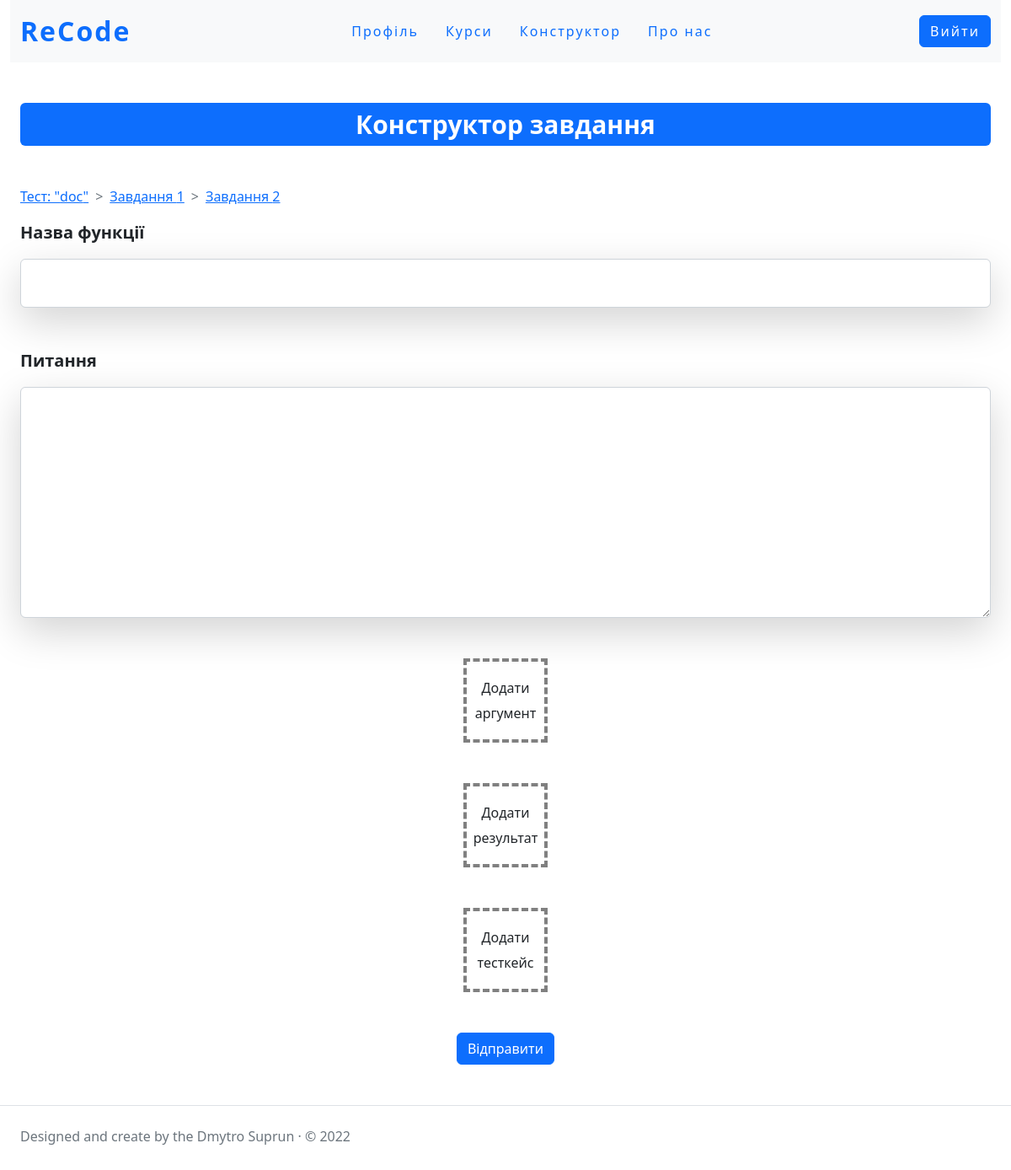
The app's page /create/doc-vid-d-suprun2023/task/ (signed in) with its own data.
### tests/models.py (models this page shows, shortened)
class TestsConfig(models.Model):
    name_test = models.CharField('Назва тесту', max_length=255)
    slug = models.SlugField('URL', max_length=255, unique=True, db_index=True, )
    theme_test = models.CharField('Опис тесту ', max_length=255)
    author_of_test = models.ForeignKey(User,on_delete=models.CASCADE, verbose_name='Автор тесту')
    max_test_result = models.FloatField('Максимальний бал тесту')
    create_func_template = models.BooleanField('Автоматичне створення шаблону функції', default=True)
    date_creating=models.DateField(auto_now_add=True)
    class Meta:
        ordering=['-pk']

class TestsSection(models.Model):
    test = models.ForeignKey('TestsConfig', on_delete=models.CASCADE)
    function_name = models.CharField('Назва функції', max_length=255)
    question = models.TextField('Завдання')
    class Meta:
        ordering=['pk']

### designer/views.py (the view)
# urls.py: path('<slug:test_slug>/task/', create_tasks_to_test, name='create_task'),
@login_required
def create_tasks_to_test(request,test_slug):
    if get_role(request) != 'teacher':
        return HttpResponse('<h1 style="text-align:center;position:relative; top:10%;">Доступ заборонено!</h1>', status=403)
    get_this_test = get_object_or_404(TestsConfig,slug=test_slug)
    get_this_test_section=TestsSection.objects.filter(test=get_this_test)
    if request.method =='POST':
        form_who_create_task = TaskCreationForm(request.POST)
        if form_who_create_task.is_valid():
            data_for_model_form={
                'test':get_this_test,
                'function_name':form_who_create_task.cleaned_data['function'],
                'question':form_who_create_task.cleaned_data['question']
            }
            model_form = CreateTaskInModelForm(data_for_model_form)
            if model_form.is_valid():
                model_form.save()
                result_input_types = union_types(request.POST,'argumentConfig', True)
                result_output_types = union_types(request.POST,'outputConfig', False)
                count_testcase = len(request.POST.getlist('inp_value'))//len(request.POST.getlist('argumentConfig'))
                count_argument = len(request.POST.getlist('argumentConfig'))
                inp_values = request.POST.getlist('inp_value')
                output_values = request.POST.getlist('out_value')
                prices = request.POST.getlist('price')
                this_test_section = get_object_or_404(TestsSection,test=data_for_model_form['test'], function_name=data_for_model_form['function_name'],question=data_for_model_form['question'] )
                for testcaseNumber in range(count_testcase):
                    index_from = testcaseNumber*count_argument
                    index_to = (index_from+count_argument)
                    form_context={
                        'section':this_test_section,
                        'input_test_data':','.join(inp_values[index_from:index_to]),
                        'input_test_data_type':result_input_types,
                        'output_test_data':output_values[testcaseNumber],
                        'output_test_data_type':result_output_types,
                        'num_of_point':prices[testcaseNumber]
                    }
                    add_task_form = DataForTestingCodeForm(form_context)
                    if add_task_form.is_valid():
                        add_task_form.save()
                return redirect(reverse('create_task',kwargs={'test_slug':get_this_test.slug}))
    else:
        form_who_create_task = TaskCreationForm()
    tasks_with_it_num = {}
    num = 0
    for task in get_this_test_section:
        num += 1
        tasks_with_it_num[task] = num
    context={
            'type':get_role(request),
            'title':'Конструктор завдань',
            'tasks':tasks_with_it_num.items(),
            'form':form_who_create_task,
            'test':get_this_test
    }
    return render(request, 'designer/task_designer.html', context=context)

### designer/forms.py (shortened to what this page needs)
class TaskCreationForm(forms.Form):
    function = forms.CharField(label='Назва функції', max_length=255,widget=forms.TextInput(attrs={ 'class':'form-control shadow-lg p-3 mb-5 bg-white mt-3 rounded '}))
    question =forms.CharField(label='Питання',widget=forms.Textarea(attrs={ 'class':'form-control shadow-lg p-3 mb-5 bg-white mt-3 rounded ','cols':20, 'rows':10}))

### staticPages/views.py (called while the page is built)
def get_role(req):
    if req.user.is_anonymous:
        return 'anonymous'
    elif len(TeacherInCourse.objects.filter(e_mail=req.user.email))==0:
        if len(StudentInCourse.objects.filter(e_mail=req.user.email))==0:
            return 'anonymousStudent'
        return 'student'
    return 'teacher'

### designer/templates/designer/task_designer.html (shortened to what this page needs)
{% extends "designer/designer_layout.html" %}
{% load static %}
{%block styles%}
    <link rel="stylesheet" href="{%static 'designer/css/course_designer.css'%}">
{%endblock%}
{%block content%}
    <h1><span class="badge bg-primary mt-5 mb-5 position">Конструктор завдання</span></h1>
    <div class="completed_task">
            <nav style="--bs-breadcrumb-divider: '>';" aria-label="breadcrumb">
                <ol class="breadcrumb">
                    <li class="breadcrumb-item"><a href="{%url 'update_test' test.slug %}">Тест: "{{test.name_test}}"</a></li>
                    {% for task,num in tasks %}
                        <li class="breadcrumb-item"><a href="{%url 'update_task' task.test.slug task.pk num %}">Завдання {{num}} </a></li>
                    {%endfor%}
                </ol>
            </nav>
    </div>
    <form  method="post" id="addTask">
        <p class="label">{{form.function.label}}</p>
        <p>{{form.function}}</p>
        <p class="label">{{form.question.label}}</p>
        <p>{{form.question}}</p>
        <div class="flex_row">
            <div class="flex_container" id="delte_input_controls" >
                <div class="addButton" onclick="addArgumentFunc()">Додати аргумент </div>
            </div>
        </div>
        <div class="flex_row">
            <div class="flex_container" id="delte_output_controls" >
                <div class="addButton" onclick="addOuptutValueFunc()">Додати результат </div>
            </div>
        </div>
        <div class="flex_row">
            <div class="flex_container" id="delete_case_controls" >
                <div class="addButton" onclick="addTestCase()">Додати тесткейс </div>
            </div>
        </div>
        <div class="flex_row mt-5">
            <div class="flex_container"  >
                <button class="btn btn-primary" type="submit">Відправити</button>
            </div>
        </div>
    </form>
{%endblock%}

### designer/static/designer/css/course_designer.css (style rules this page uses)
.position,.task_logo_pos { display:flex; align-items:center; justify-content:center; }
.addButton { height: 100px; width: 100px; border: 3px dashed #000; text-align: center; line-height: 30px; padding: 5px; }
.label { font-weight: bold; font-size: 20px; }
.addButton { width: 100px; height: 100px; border: 4px dashed gray; text-align: center; display: flex; flex-direction: row; align-items: center; justify-content: center; transition: 0.5s; }
.flex_row { width: auto; display: flex; flex-direction: row; align-items: center; justify-content: center; }
.flex_container { display: flex; flex-direction: column; align-items: center; justify-content: flex-start; }

### records on screen
TestsConfig: name_test "doc"
TestsSection: num "1"
TestsSection: num "2"
